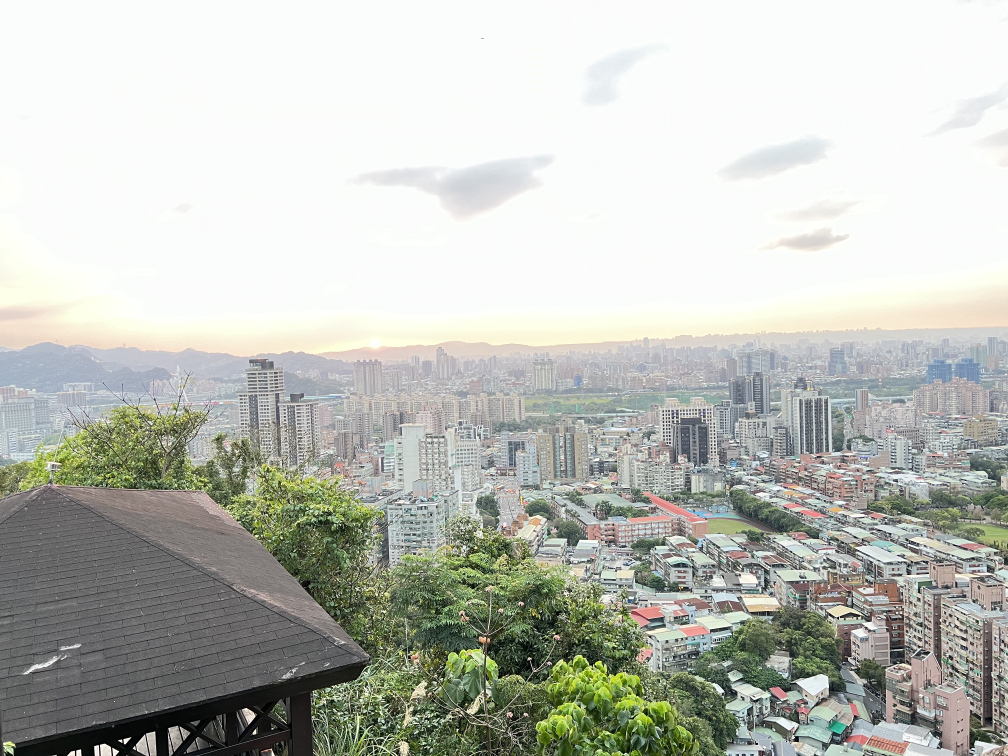
#> input picture 1.jpeg, 4032 x 3024 px, given as the content of the folder test1, which was not available (shown at 1/4 size)
$ python hdr.py
#> lines starting #> are read from the running program, lines starting #| are printed output that depends on the picture; long printed decimals are rounded; pictures that were not available may be replaced by others from this repository, and a replacement may not be noted
### MTB.py
import cv2 as cv
import numpy as np

def buildMTBPyramid(images, numLevel, percentile, exclude_range):
    pyramids = []
    for image in images:
        pyramids.append([])
        for level in range(numLevel):
            median = np.percentile(image, percentile)
            ret, thresholdMap = cv.threshold(image, median, 255, cv.THRESH_BINARY)
            exclusionMap = cv.bitwise_not(cv.inRange(image, median-exclude_range, median+exclude_range))
            pyramids[-1].append((thresholdMap, exclusionMap))

            if level != numLevel-1:
                image = cv.resize(image, None, fx=0.5, fy=0.5)

    return pyramids

def translateImage(image, x_shift, y_shift):
    matrix = np.float32([[1, 0, x_shift], [0, 1, y_shift]])
    return cv.warpAffine(image, matrix, (image.shape[1], image.shape[0]))

# [36 lines left out: function alignmentMTBPair, not called in this run]


def alignmentMTB(images, reference_image_index=None, grayscale=False, shift_bits=6, percentile=50, exclude_range=4):
    '''
    Median Threshold Bitmap alignment algorithm.
    Arguments:
        images: a list of images
        reference_image_index: the index of reference image (which will not be shifted)
        grayscale: True if the inputs are grayscale images
        shift_bits: (shift_bits + 1) equals the number of pyramid levels
        percentile: the percentile for creating threshold bitmap
        exclude_range: the (additive) range for computing exclusion bitmap
    Return value:
        A numpy array of aligned images
    '''

    if reference_image_index is None:
        reference_image_index = len(images) // 2

    if not grayscale:
        # 0.299 * R + 0.587 * G + 0.114 * B
        # These ratios are different from those proposed by the paper
        grayImages = [cv.cvtColor(image, cv.COLOR_BGR2GRAY) for image in images]
    else:
        grayImages = images

    pyramids = buildMTBPyramid(grayImages, shift_bits + 1, percentile, exclude_range)

    alignedImages = []
    for i in range(len(images)):
        if i == reference_image_index:
            alignedImages.append(images[i])
        else:
            x_shift, y_shift = alignmentMTBPair(pyramids[reference_image_index], pyramids[i], shift_bits + 1)
            alignedImages.append(translateImage(images[i], x_shift, y_shift))

    return np.array(alignedImages)


# [18 lines that do not run on import are left out]

### hdr.py
import cv2
import numpy as np
import random
import argparse
import glob
import os
import matplotlib.pyplot as plt
from PIL import Image, ExifTags
from MTB import alignmentMTB


class HDR():
    def __init__(self, sourceDirectory=".", l=10, n_samples=100, random_seed=0):
        self.sourceDirectory = sourceDirectory
        self.l = l
        self.n_samples = n_samples
        self.random_seed = random_seed

    def weight(self, z):
        if z <= 127:
            return z + 1
        return np.float32(256 - z)

    def weights(self, Z):
        weights = np.concatenate(
            (np.arange(1, 129), np.arange(1, 129)[::-1]), axis=0)
        return weights[Z].astype(np.float32)

    def sampleZ(self, Z):
        random.seed(self.random_seed)
        N, P = Z.shape
        indices = random.sample(range(N), self.n_samples)
        return Z[indices, :]

    def constructZ(self, images, color):
        images = images[..., color]
        Z = images.reshape(len(images), -1)
        return np.swapaxes(Z, 0, 1)

    def plotResponseCurves(self, gs):
        channels = len(gs)
        fig, ax = plt.subplots(1, channels, figsize=(5 * channels, 5))

        colors = ['blue', 'green', 'red']

        for c in range(channels):
            ax[c].plot(gs[c], np.arange(256), c=colors[c])
            ax[c].set_title(colors[c])
            ax[c].set_xlabel('E: Log Exposure')
            ax[c].set_ylabel('Z: Pixel Value')
            ax[c].grid(linestyle=':', linewidth=1)

        fig.savefig(os.path.join(self.sourceDirectory, "response_curve.jpeg"))

    def process(self, images, exposureTimes):
        B = np.log(exposureTimes)

        height, width = images.shape[1:3]
        print(f"Image resolution: {height}x{width}")

        result = np.zeros((height, width, 3), np.float32)

        gs = []
        for color in range(3):
            Z = self.constructZ(images, color)
            ZSample = self.sampleZ(Z)
            g = self.processOneColor(ZSample, B)
            gs.append(g)
            radiance = self.reconstructRadiance(Z, B, g)
            result[..., color] = radiance.reshape(height, width)

        self.plotResponseCurves(gs)
        return result

    def processOneColor(self, Z, B):
        N, P = Z.shape
        n = 256
        A = np.zeros((N*P + n+1, n+N), dtype=np.float32)
        b = np.zeros(len(A), np.float32)

        k = 0
        for i in range(N):
            for j in range(P):
                w = self.weight(Z[i][j])
                A[k][Z[i][j]] = w
                A[k][n+i] = -w
                b[k] = w * B[j]
                k += 1

        A[k, 128] = 1
        k += 1

        for i in range(n-2):
            val = self.l * self.weight(i + 1)
            A[k][i] = val
            A[k][i+1] = -2 * val
            A[k][i+2] = val
            k += 1

        x, residuals, rank, s = np.linalg.lstsq(A, b, rcond=None)
        g = x[:n]
        return g

    def reconstructRadiance(self, Z, B, g):
        N, P = Z.shape

        lnE = np.zeros(N)
        numerator = np.zeros(N)
        denominator = np.full(N, 1e-8)
        for j in range(P):
            lnT = np.full(N, B[j])
            weights = self.weights(Z[:, j])
            denominator += weights
            numerator += weights*(g[Z[:, j]] - lnT)
        E = np.exp(numerator / denominator)
        return E


def alignImages(images):
    return alignmentMTB(images)


def readFileAndExposureTimes(imageFileNames):
    exposureTimes = []
    # extract exposure time from exif information
    for fileName in imageFileNames:
        img = Image.open(fileName)
        exif = {ExifTags.TAGS[k]: v for k,
                v in img._getexif().items() if k in ExifTags.TAGS}
        exposureTimes.append(exif['ExposureTime'])
    exposureTimes = np.array(exposureTimes, dtype=np.float32)
    print(f"Exposure times: {exposureTimes}")

    images = np.array([cv2.imread(fileName) for fileName in imageFileNames])
    return images, exposureTimes


if __name__ == '__main__':
    parser = argparse.ArgumentParser()
    parser.add_argument(
        "-s", "--source", help="image source directory path, default: test1", default="test1")
    parser.add_argument(
        "-r", "--random", help="random seed", default=0, type=int)
    parser.add_argument(
        "-n", "--number_sample", help="number of samples", default=100, type=int)
    args = parser.parse_args()
    sourceDirectory = args.source
    randomSeed = args.random
    number_sample = args.number_sample

    jpegFiles = glob.glob(sourceDirectory + "/*.jpeg")
    imageFileNames = []
    for file in jpegFiles:
        if "result" in file:
            continue
        if "response_curve" in file:
            continue
        imageFileNames.append(file)

    print(imageFileNames)
    images, exposureTimes = readFileAndExposureTimes(imageFileNames)
#> in readFileAndExposureTimes, img is the input picture: PIL image 4032x3024 RGB; mean R, G, B 188.6, 191.1, 183.9
#> in readFileAndExposureTimes, `exif = {ExifTags.TAGS[k]: v for k, v in img._getexif().items() if k in..`: exif = 45 items
#> in readFileAndExposureTimes, `exposureTimes = np.array(exposureTimes, dtype=np.float32)`: exposureTimes = [0.0167]
#| Exposure times: [0.01667]
#> exposureTimes = [0.0167]

    images = alignImages(images)
#> in alignmentMTB, `reference_image_index = len(images) // 2`: reference_image_index = 0
#> in alignmentMTB, `grayImages = [cv.cvtColor(image, cv.COLOR_BGR2GRAY) for image in images]`: grayImages = 1 item
#> the loop in buildMTBPyramid, `for image in images:` made 1 pass
#> the loop in alignmentMTB, `for i in range(len(images)):` made 1 pass

    hdr = HDR(sourceDirectory, n_samples=number_sample, random_seed=randomSeed)
    result = hdr.process(images, exposureTimes)
#> in process, `B = np.log(exposureTimes)`: B = [-4.09]
#| Image resolution: 3024x4032
#> after the loop in process, `for color in range(3):`:
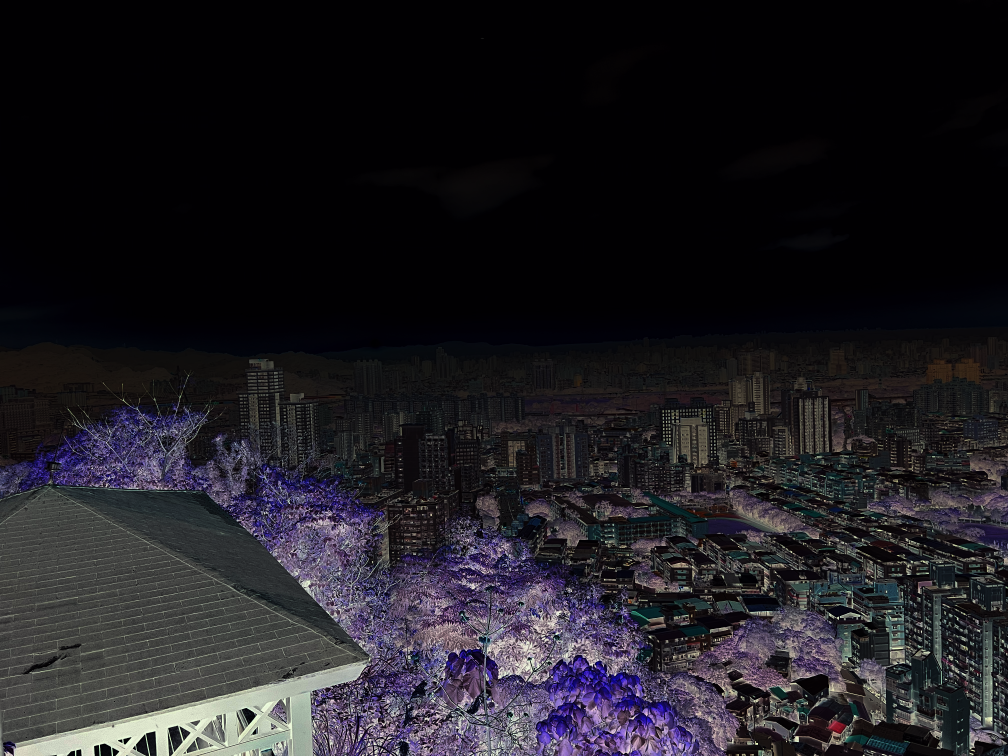
#> result: shape (3024, 4032, 3) float32 (shown at 1/4 size); mean of channels 0, 1, 2 47.7, 43, 44.9; drawn with min black and max white
#> after the loop in process, `for color in range(3):`: gs = 3 items
#> in plotResponseCurves, `channels = len(gs)`: channels = 3
#> in plotResponseCurves, `fig.savefig(os.path.join(self.sourceDirectory, "response_curve.jpeg"))`:
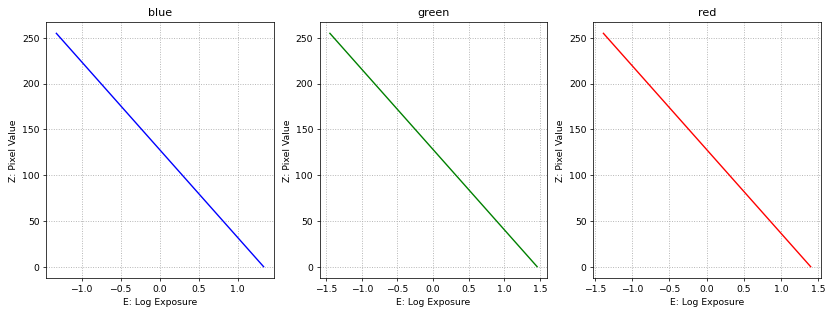
#> figure drawn by matplotlib, 3 panels
    cv2.imwrite(os.path.join(sourceDirectory, 'result.hdr'), result)

    tonemap1 = cv2.createTonemap(gamma=2.2)

    merge_debevec = cv2.createMergeDebevec()
    hdr_debevec = merge_debevec.process(images, exposureTimes)
    # cv2.imwrite('debevec.hdr', hdr_debevec)
    res_debevec = tonemap1.process(hdr_debevec)
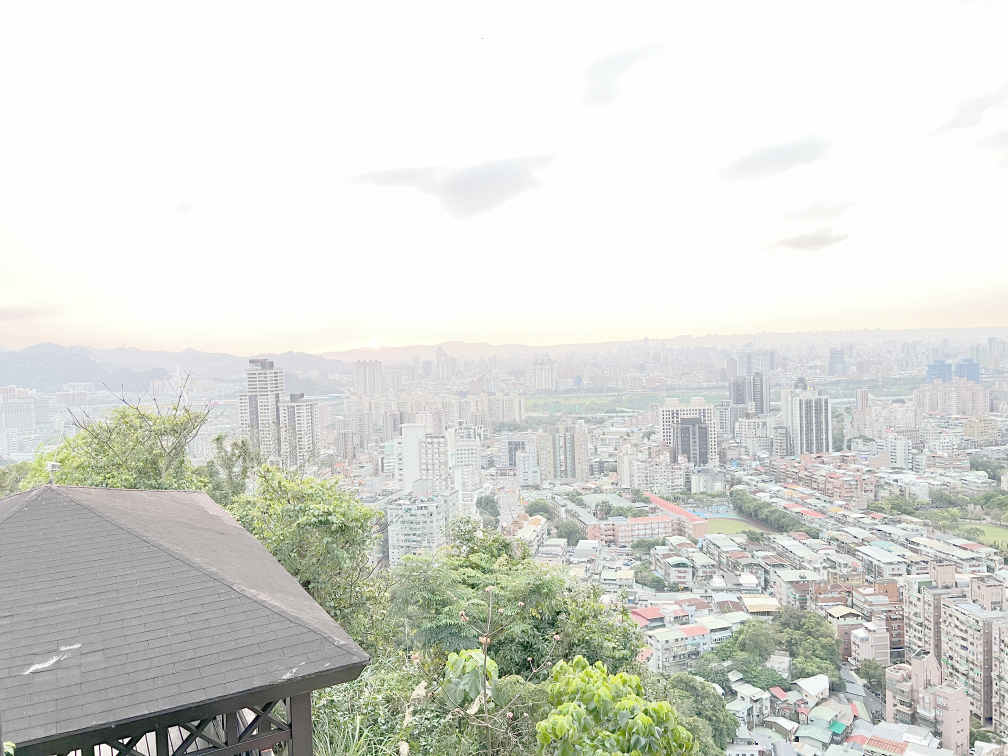
#> res_debevec: shape (3024, 4032, 3) float32 (shown at 1/4 size); mean of channels 0, 1, 2 0.884, 0.917, 0.905; drawn as B, G, R
    cv2.imshow("opencv", res_debevec)

    res = 2.5 * tonemap1.process(result.copy())
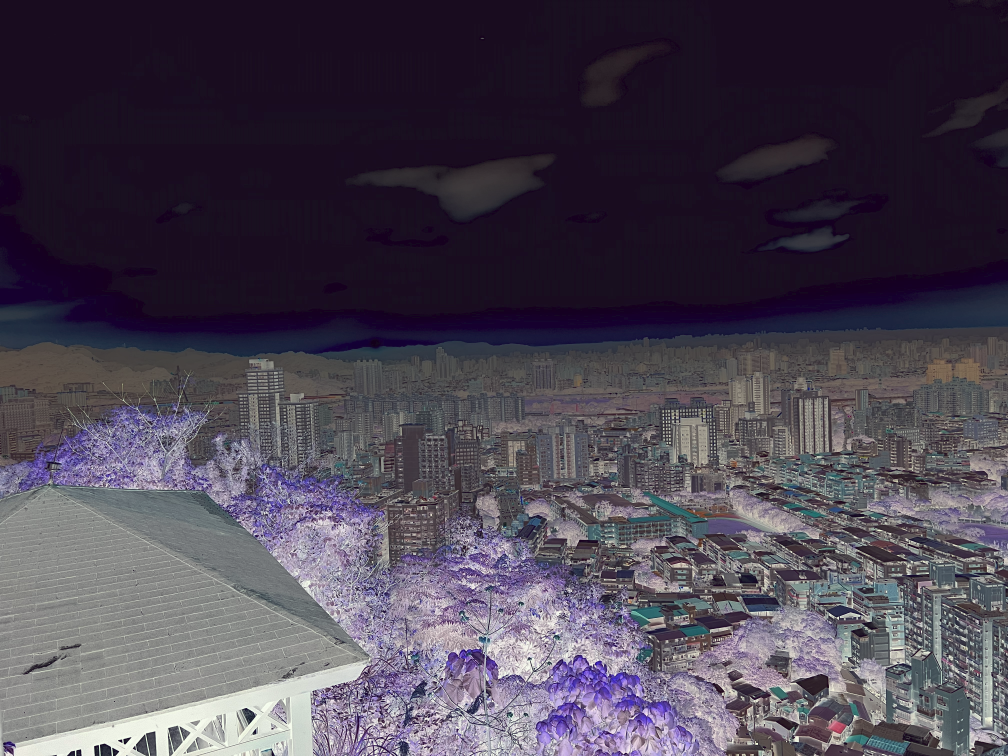
#> res: shape (3024, 4032, 3) float32 (shown at 1/4 size); mean of channels 0, 1, 2 0.805, 0.672, 0.742; drawn with min black and max white
    cv2.imwrite(os.path.join(sourceDirectory, 'result.jpeg'), 255 * res)
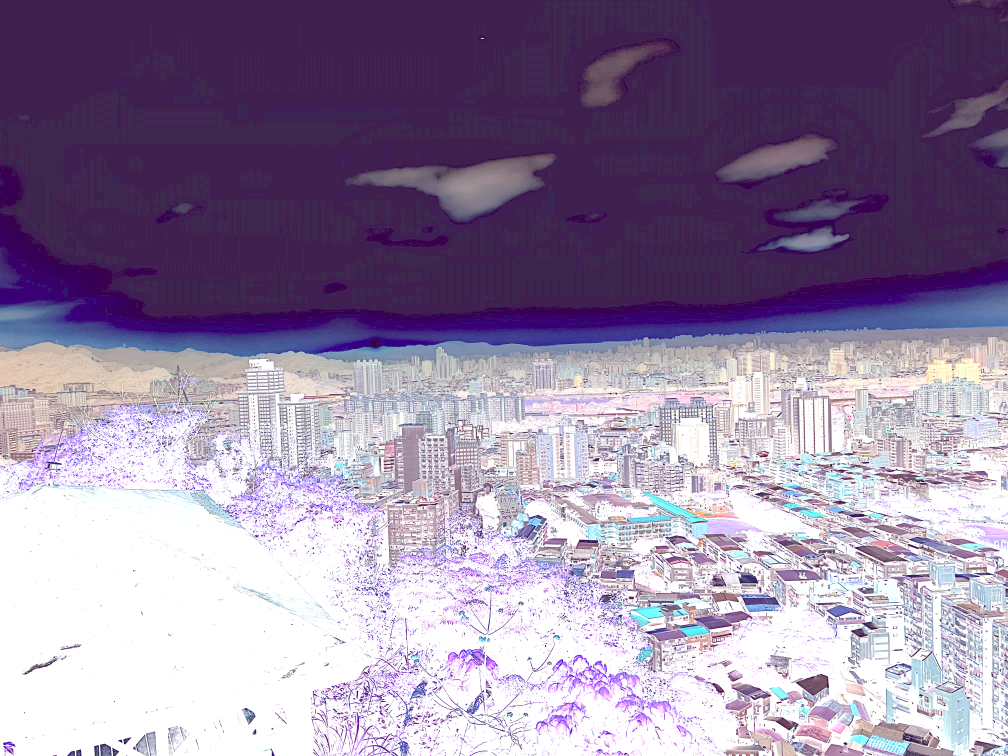
#> saved as result.jpeg: shape (3024, 4032, 3) (shown at 1/4 size); mean B, G, R 162.5, 133.8, 149.6

    cv2.imshow("JingMei", res)
    # cv2.setWindowProperty("JingMei", cv2.WND_PROP_TOPMOST, 1)

    cv2.waitKey(0)
